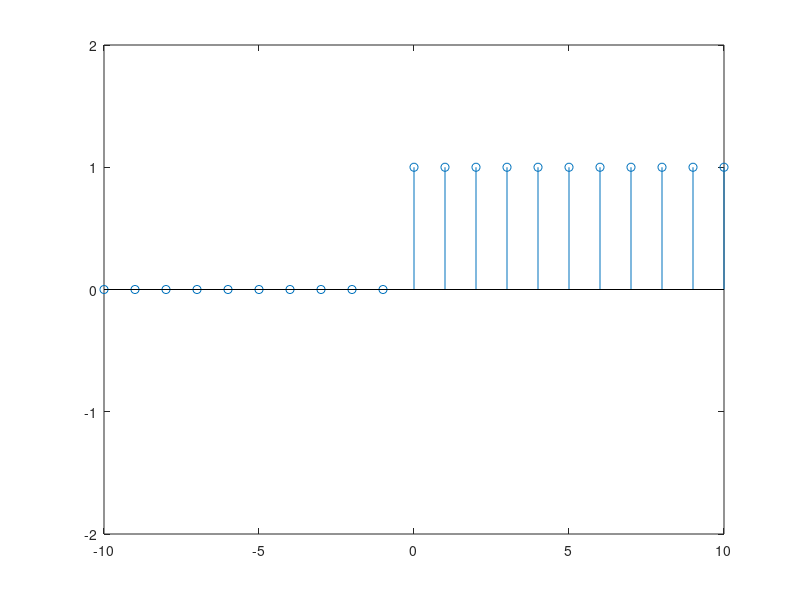

The MATLAB source for this figure:
clc
n= -10:10;

x = [zeros(1,10) 1 zeros(1,10)];
y = [zeros(1,10) ones(1,11)];
stem(n,x); 
stem(n,y); 
axis([-10 10 -2 2])
